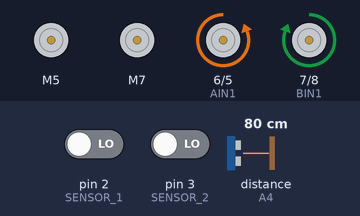
Bench run of a sketch on a simulated Arduino Uno, built with avr-gcc and run on an emulated ATmega328P. Parts: 2 × DC motor (green arrow = forward, orange = backward, longer = faster), motor-driver pin pairs drawn as motors (green arrow = first pin HIGH = forward, orange = second pin HIGH = backward, longer = more drive, scaled by the enable pin). Wiring (inferred from the names in the program): ultrasonic range finder: trigger A5; echo A4. The inputs (shaded band) are chosen by the test bench; at power-on: distance to the obstacle (sensor on A4) 80 cm, pin 2 (SENSOR_1) LOW, pin 3 (SENSOR_2) LOW. The echo pulse lasts 58.3 µs per cm.

Above: at 1.2 s.
1.3 s: distance to the obstacle (sensor on A4) set to 17 cm
2.8 s: distance to the obstacle (sensor on A4) set to 14 cm
At 3.5 s:
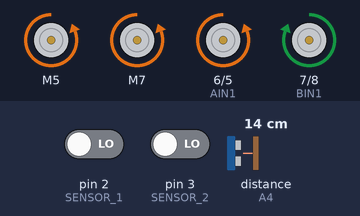
Timing chart, 0 to 5.8 s (numbered marks = the images above; inputs shaded):
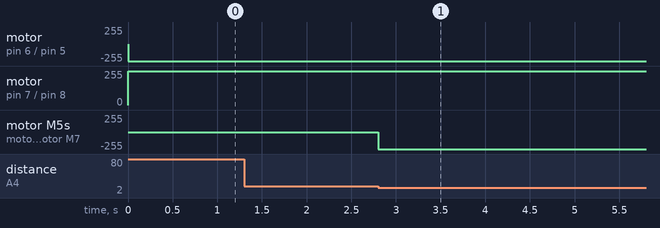

Measured:
- the behaviour switches between 16 and 15 cm on distance to the obstacle (sensor on A4) (found by bisection; images 0 and 1)
- after the input at 1.3 s, every drawn part: stays the same
- after the input at 2.8 s, motor M5, motor M7: stopped → backward 255/255 at once

The sketch:

ROBOT_test.ino
```cpp
#include <SparkFun_TB6612.h>

long timet, dist;
#define AIN1        6
#define AIN2        5
#define PWMA        10
#define BIN1        7
#define BIN2        8
#define PWMB        9
#define STBY        4

#define BI_LED_RED  11
#define BI_LED_GRN  A3
#define DIR_LED_LFT 12
#define DIR_LED_RHT 13

#define US_ECHO A4
#define US_TRIG A5

#define SENSOR_1     2
#define SENSOR_2     3

#define AUX_OUTPUT A2
#define LDR A1
#define BATT_VOLTAGE A0

const int offsetA = 1;
const int offsetB = 1;
bool togi = false;

Motor leftmotor = Motor(AIN2, AIN1, PWMA, offsetA, STBY);
Motor rightmotor = Motor(BIN1, BIN2, PWMB, offsetB, STBY);


void toggleDir()
{
  if (togi)
  {
    digitalWrite(DIR_LED_LFT, HIGH);
    digitalWrite(DIR_LED_RHT, LOW);
  }
  else
  {
    digitalWrite(DIR_LED_LFT, LOW);
    digitalWrite(DIR_LED_RHT, HIGH);
  }
  togi = !togi;
}

void setup() {

  pinMode(US_ECHO, INPUT);
  pinMode(US_TRIG, OUTPUT);
  pinMode(AIN1, OUTPUT);
  pinMode(AIN2, OUTPUT);
  pinMode(PWMA, OUTPUT);
  pinMode(BIN1, OUTPUT);
  pinMode(BIN2, OUTPUT);
  pinMode(PWMB, OUTPUT);


}

void loop() {

digitalWrite(US_TRIG, LOW);
delayMicroseconds(5);
digitalWrite(US_TRIG, HIGH);
delayMicroseconds(10);
digitalWrite(US_TRIG, LOW);

timet = pulseIn(US_ECHO, HIGH);
dist = timet / 29.1 / 2;

if (digitalRead(SENSOR_1)||digitalRead(SENSOR_2) == HIGH){
  forward(leftmotor, rightmotor, LOW);
  back(leftmotor, rightmotor, HIGH);
  back(leftmotor, rightmotor);
  delay(500);
  back(leftmotor, rightmotor, LOW);
  back(leftmotor, rightmotor);
  righ();
  delay(100);

  }

if(dist < 15){
  //back();
  forward(leftmotor, rightmotor, LOW);
  back(leftmotor, rightmotor, HIGH);
  back(leftmotor, rightmotor);
  delay(500);
  back(leftmotor, rightmotor, LOW);
  back(leftmotor, rightmotor);

  righ();
  //right(leftmotor, rightmotor, HIGH);
  delay(100);
  //right(leftmotor, rightmotor, LOW);
}
else{
  forwar();
  //forward(leftmotor, rightmotor, HIGH);
  //forward(leftmotor, rightmotor);
}

}


void bac(){
  digitalWrite(AIN2, LOW);
  digitalWrite(AIN1, HIGH);
  digitalWrite(PWMA, 150);

  digitalWrite(BIN1, LOW);
  digitalWrite(BIN2, HIGH);
  digitalWrite(PWMB, 150);
}

void forwar(){
  digitalWrite(AIN2, HIGH);
  digitalWrite(AIN1, LOW);
  digitalWrite(PWMA, 240);

  digitalWrite(BIN1, HIGH);
  digitalWrite(BIN2, LOW);
  digitalWrite(PWMB, 240);
}

void righ(){
  digitalWrite(AIN2, LOW);
  digitalWrite(AIN1, HIGH);
  digitalWrite(PWMA, 240);

  digitalWrite(BIN1, HIGH);
  digitalWrite(BIN2, LOW);
  digitalWrite(PWMB, 150);
}

void lef(){
  digitalWrite(AIN2, HIGH);
  digitalWrite(AIN1, LOW);
  digitalWrite(PWMA, 150);

  digitalWrite(BIN1, LOW);
  digitalWrite(BIN2, HIGH);
  digitalWrite(PWMB, 240);
}
```
